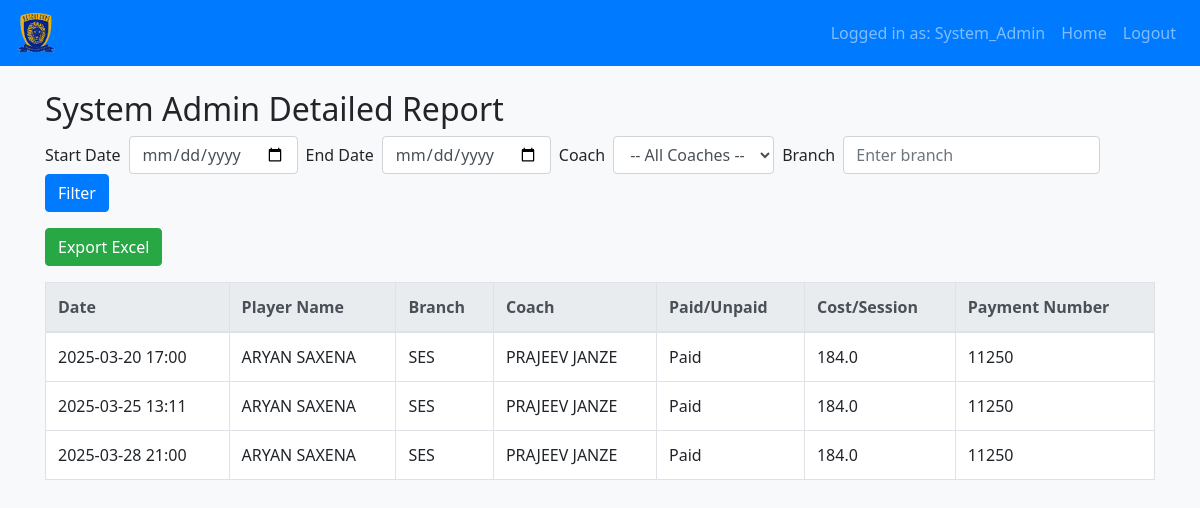
Screenshot of /sysadmin/detailed_report (signed in) with the database file from the repository.
### app.py (models this page shows, shortened)
class User(UserMixin, db.Model):
    id = db.Column(db.Integer, primary_key=True)
    username = db.Column(db.String(150), unique=True, nullable=False)
    password_hash = db.Column(db.String(150), nullable=False)
    role = db.Column(db.String(50), nullable=False)  # 'sys_admin', 'admin', 'coach'
    full_name = db.Column(db.String(150))
    branch = db.Column(db.String(150))
    email = db.Column(db.String(150))
    profile_photo = db.Column(db.String(200))
    experience = db.Column(db.String(150))
    qualification = db.Column(db.String(150))
    assigned_admin_id = db.Column(db.Integer, db.ForeignKey('user.id'), nullable=True)
    coaches = db.relationship('User', backref='admin_officer', remote_side=[id], lazy=True)

class Player(db.Model):
    id = db.Column(db.Integer, primary_key=True)
    full_name = db.Column(db.String(150), nullable=False)
    email = db.Column(db.String(150))
    branch = db.Column(db.String(150))
    assigned_squad = db.Column(db.String(100))
    date_of_birth = db.Column(db.Date)
    key_features = db.Column(db.Text)
    monthly_review = db.Column(db.Text, default="")
    profile_photo = db.Column(db.String(200))
    coach_id = db.Column(db.Integer, db.ForeignKey('user.id'), nullable=False)
    payments = db.relationship('Payment', backref='player', lazy=True)
    attendances = db.relationship('Attendance', backref='player', lazy=True)

class Payment(db.Model):
    id = db.Column(db.Integer, primary_key=True)
    player_id = db.Column(db.Integer, db.ForeignKey('player.id'), nullable=False)
    payment_number = db.Column(db.String(100), nullable=False)
    total_paid_classes = db.Column(db.Integer, nullable=False)
    payment_amount = db.Column(db.Float, nullable=False, default=0.0)
    classes_used = db.Column(db.Integer, default=0)
    free_extra_used = db.Column(db.Boolean, default=False)
    payment_date = db.Column(db.Date, default=date.today)

### app.py (the view, shortened to what this page needs)
@app.route('/sysadmin/detailed_report', methods=['GET', 'POST'])
@login_required
def sysadmin_detailed_report():
    if current_user.role != 'sys_admin':
        flash("Access denied.", "danger")
        return redirect(url_for('dashboard'))
    start_date_str = request.args.get('start_date', '')
    end_date_str = request.args.get('end_date', '')
    coach_id = request.args.get('coach_id', type=int)
    branch_q = request.args.get('branch', '')
    start_date = None
    end_date = None
    try:
        if start_date_str:
            start_date = datetime.strptime(start_date_str, '%Y-%m-%d').date()
        if end_date_str:
            end_date = datetime.strptime(end_date_str, '%Y-%m-%d').date()
    except ValueError:
        flash("Invalid date format for date filters.", "warning")
    query = db.session.query(
        Attendance.id.label('att_id'),
        Attendance.attendance_date,
        Attendance.attendance_type,
        Player.full_name.label('player_name'),
        Player.branch.label('player_branch'),
        Player.id.label('player_id'),
        User.full_name.label('coach_name')
    ).join(Player, Attendance.player_id == Player.id)\
     .join(User, Attendance.coach_id == User.id)
    if start_date:
        query = query.filter(func.date(Attendance.attendance_date) >= start_date)
    if end_date:
        query = query.filter(func.date(Attendance.attendance_date) <= end_date)
    if coach_id:
        query = query.filter(User.id == coach_id)
    if branch_q:
        query = query.filter(Player.branch.ilike(f"%{branch_q}%"))
    attendance_records = query.order_by(Attendance.attendance_date.asc()).all()
    from collections import defaultdict
    grouped_attendance = defaultdict(list)
    for row in attendance_records:
        grouped_attendance[row.player_id].append(row)
    data_rows = []
    for pid, att_list in grouped_attendance.items():
        att_list_sorted = sorted(att_list, key=lambda x: x.attendance_date)
        player_payments = Payment.query.filter_by(player_id=pid).order_by(Payment.payment_date.asc()).all()
        payment_allocation = []
        for pay in player_payments:
            payment_allocation.append([pay, pay.total_paid_classes])
        def get_cost_per_session(payment):
            return payment.payment_amount / payment.total_paid_classes if payment.total_paid_classes > 0 else 0
        for att in att_list_sorted:
            if payment_allocation:
                current_payment, available = payment_allocation[0]
                if available > 0:
                    paid_status = "Paid"
                    cost_per_session = get_cost_per_session(current_payment)
                    payment_number = current_payment.payment_number
                    available -= 1
                    payment_allocation[0][1] = available
                    if available == 0:
                        payment_allocation.pop(0)
                else:
                    paid_status = "Unpaid"
                    cost_per_session = 0
                    payment_number = ""
            else:
                paid_status = "Unpaid"
                cost_per_session = 0
                payment_number = ""
            data_rows.append({
                'attendance_date': att.attendance_date.strftime("%Y-%m-%d %H:%M"),
                'player_name': att.player_name,
                'player_branch': att.player_branch,
                'coach_name': att.coach_name,
                'paid_status': paid_status,
                'cost_per_session': round(cost_per_session, 2),
                'payment_number': payment_number
            })
    coaches_list = User.query.filter_by(role='coach').all()
    return render_template(
        'sysadmin_detailed_report.html',
        data_rows=data_rows,
        start_date_str=start_date_str,
        end_date_str=end_date_str,
        coach_id=coach_id,
        branch=branch_q,
        coaches=coaches_list
    )

### app.py (called while the page is built)
@login_manager.user_loader
def load_user(user_id):
    return User.query.get(int(user_id))

### templates/sysadmin_detailed_report.html (shortened to what this page needs)
{% extends "base.html" %}
{% block content %}
<h2>System Admin Detailed Report</h2>
<form method="GET" action="{{ url_for('sysadmin_detailed_report') }}" class="form-inline mb-3">
  <label for="start_date" class="mr-2">Start Date</label>
  <input type="date" class="form-control mr-2" name="start_date" value="{{ start_date_str }}">
  <label for="end_date" class="mr-2">End Date</label>
  <input type="date" class="form-control mr-2" name="end_date" value="{{ end_date_str }}">
  <label for="coach_id" class="mr-2">Coach</label>
  <select name="coach_id" class="form-control mr-2">
    <option value="">-- All Coaches --</option>
  </select>
  <label for="branch" class="mr-2">Branch</label>
  <input type="text" class="form-control mr-2" name="branch" placeholder="Enter branch" value="{{ branch }}">
  <button type="submit" class="btn btn-primary">Filter</button>
</form>
<a href="?start_date={{ start_date_str }}&end_date={{ end_date_str }}&coach_id={{ coach_id }}&branch={{ branch }}&export=excel"
   class="btn btn-success mb-3">
  Export Excel
</a>
<table class="table table-bordered">
  <thead class="thead-light">
    <tr>
      <th>Date</th>
      <th>Player Name</th>
      <th>Branch</th>
      <th>Coach</th>
      <th>Paid/Unpaid</th>
      <th>Cost/Session</th>
      <th>Payment Number</th>
    </tr>
  </thead>
  <tbody>
    {% for row in data_rows %}
    <tr>
      <td>{{ row.attendance_date }}</td>
      <td>{{ row.player_name }}</td>
      <td>{{ row.player_branch }}</td>
      <td>{{ row.coach_name }}</td>
      <td>{{ row.paid_status }}</td>
      <td>
        {% if row.cost_per_session > 0 %}
          {{ row.cost_per_session }}
        {% else %}
          -
        {% endif %}
      </td>
      <td>{{ row.payment_number }}</td>
    </tr>
    {% else %}
    <tr>
      <td colspan="7">No records found.</td>
    </tr>
    {% endfor %}
  </tbody>
</table>
{% endblock %}

### templates/base.html (shortened to what this page needs)
<!DOCTYPE html>
<html lang="en">
<head>
  <link rel="stylesheet" href="https://stackpath.bootstrapcdn.com/bootstrap/4.5.2/css/bootstrap.min.css">
  <link rel="stylesheet" href="https://cdnjs.cloudflare.com/ajax/libs/animate.css/4.1.1/animate.min.css"/>
  <link rel="stylesheet" href="{{ url_for('static', filename='css/style.css') }}">
</head>
<body>
  <nav class="navbar navbar-expand-lg navbar-dark bg-primary">
    <a class="navbar-brand" href="{{ url_for('dashboard') }}">
      <img src="{{ url_for('static', filename='img/logo.png') }}" alt="Logo" style="height:40px;">
    </a>
    <div class="collapse navbar-collapse" id="navbarNav">
      <ul class="navbar-nav ml-auto">
        {% if current_user.is_authenticated %}
          <li class="nav-item d-flex align-items-center">
            <span class="nav-link mb-0">Logged in as: {{ current_user.username }}</span>
          </li>
          <li class="nav-item">
            <a class="nav-link" href="{{ url_for('dashboard') }}">Home</a>
          </li>
          <li class="nav-item">
            <a class="nav-link" href="{{ url_for('logout') }}">Logout</a>
          </li>
        {% endif %}
      </ul>
    </div>
  </nav>
  <div class="container mt-4">
    {% block content %}{% endblock %}
  </div>
</body>
</html>

### static/css/style.css (style rules this page uses)
body { background-color: #f8f9fa; font-family: "Segoe UI", Tahoma, Geneva, Verdana, sans-serif; }
.navbar { background-color: #007bff; }
.table { background-color: #ffffff; }
.btn-primary { background-color: #007bff; border-color: #007bff; transition: background-color 0.3s ease; }

### rows the page displays
User: username "System_Admin"
Player: player_name "ARYAN SAXENA" "ARYAN SAXENA" "ARYAN SAXENA", player_branch "SES" "SES" "SES"
User: coach_name "PRAJEEV JANZE" "PRAJEEV JANZE" "PRAJEEV JANZE"
Payment: payment_number "11250" "11250" "11250"

### other values shown
{{ row.attendance_date }} "2025-03-20 17:00" "2025-03-25 13:11" "2025-03-28 21:00"
{{ row.paid_status }} "Paid" "Paid" "Paid"
{{ row.cost_per_session }} "184.0" "184.0" "184.0"
